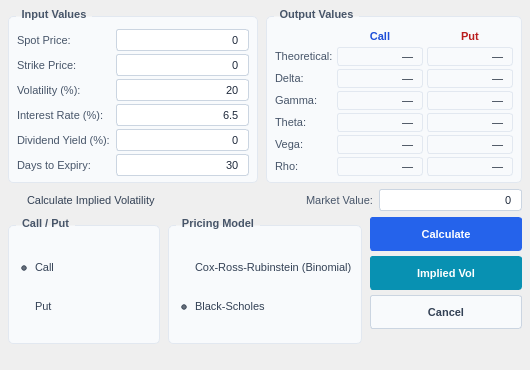
<?xml version="1.0" encoding="UTF-8"?>
<ui version="4.0">
 <class>OptionCalculatorWindow</class>
 <widget class="QWidget" name="OptionCalculatorWindow">
  <property name="geometry">
   <rect><x>0</x><y>0</y><width>530</width><height>370</height></rect>
  </property>
  <property name="minimumSize">
   <size><width>480</width><height>340</height></size>
  </property>
  <property name="windowTitle">
   <string>Option Calculator</string>
  </property>
  <property name="styleSheet">
   <string notr="true">
/* ── root ────────────────────────────────────────── */
OptionCalculatorWindow {
    background-color: #ffffff;
}

/* ── group boxes ─────────────────────────────────── */
QGroupBox {
    background-color: #f8fafc;
    border: 1px solid #e2e8f0;
    border-radius: 5px;
    margin-top: 8px;
    padding-top: 2px;
    font-size: 11px;
    font-weight: 600;
    color: #475569;
}
QGroupBox::title {
    subcontrol-origin: margin;
    subcontrol-position: top left;
    left: 8px;
    padding: 0 4px;
    color: #475569;
}

/* ── form row labels ────────────────────────────── */
QLabel {
    color: #475569;
    font-size: 11px;
    background: transparent;
}

/* ── column headers ──────────────────────────────── */
QLabel#labelCallHeader {
    color: #1d4ed8;
    font-weight: 700;
    font-size: 11px;
    background: transparent;
}
QLabel#labelPutHeader {
    color: #b91c1c;
    font-weight: 700;
    font-size: 11px;
    background: transparent;
}

/* ── error label ─────────────────────────────────── */
QLabel#m_errorLabel {
    color: #dc2626;
    font-size: 10px;
    background: transparent;
}

/* ── input line edits ────────────────────────────── */
QLineEdit {
    background-color: #ffffff;
    color: #1e293b;
    border: 1px solid #cbd5e1;
    border-radius: 3px;
    padding: 2px 6px;
    font-size: 11px;
    selection-background-color: #dbeafe;
}
QLineEdit:focus {
    border-color: #3b82f6;
}
QLineEdit[readOnly="true"] {
    background-color: #f1f5f9;
    color: #64748b;
    border-color: #e2e8f0;
}

/* ── radio buttons / checkboxes ──────────────────── */
QRadioButton {
    color: #334155;
    font-size: 11px;
    spacing: 5px;
    background: transparent;
}
QRadioButton::indicator { width: 13px; height: 13px; }
QCheckBox {
    color: #334155;
    font-size: 11px;
    spacing: 5px;
    background: transparent;
}

/* ── base button ─────────────────────────────────── */
QPushButton {
    background-color: #f8fafc;
    color: #334155;
    border: 1px solid #cbd5e1;
    border-radius: 3px;
    padding: 4px 12px;
    font-size: 11px;
    font-weight: 500;
    min-height: 24px;
}
QPushButton:hover   { background-color: #f1f5f9; border-color: #94a3b8; }
QPushButton:pressed { background-color: #e2e8f0; }

/* ── Calculate ───────────────────────────────────── */
QPushButton#m_calculateBtn {
    background-color: #2563eb;
    color: #ffffff;
    border-color: #2563eb;
}
QPushButton#m_calculateBtn:hover   { background-color: #1d4ed8; border-color: #1d4ed8; }
QPushButton#m_calculateBtn:pressed { background-color: #1e40af; }

/* ── Implied Vol ─────────────────────────────────── */
QPushButton#m_impliedVolBtn {
    background-color: #0891b2;
    color: #ffffff;
    border-color: #0891b2;
}
QPushButton#m_impliedVolBtn:hover   { background-color: #0e7490; border-color: #0e7490; }
QPushButton#m_impliedVolBtn:pressed { background-color: #155e75; }
   </string>
  </property>

  <!-- ═══════════════════════════════════════════════════════
       MAIN LAYOUT
  ════════════════════════════════════════════════════════ -->
  <layout class="QVBoxLayout" name="mainLayout">
   <property name="spacing"><number>6</number></property>
   <property name="leftMargin"><number>8</number></property>
   <property name="topMargin"><number>8</number></property>
   <property name="rightMargin"><number>8</number></property>
   <property name="bottomMargin"><number>8</number></property>

   <!-- ── TOP ROW: Input │ Output ─────────────────────── -->
   <item>
    <layout class="QHBoxLayout" name="topRow">
     <property name="spacing"><number>8</number></property>

     <!-- INPUT GROUP -->
     <item>
      <widget class="QGroupBox" name="groupInput">
       <property name="title"><string>Input Values</string></property>
       <layout class="QFormLayout" name="formInput">
        <property name="horizontalSpacing"><number>6</number></property>
        <property name="verticalSpacing"><number>3</number></property>
        <property name="leftMargin"><number>8</number></property>
        <property name="topMargin"><number>10</number></property>
        <property name="rightMargin"><number>8</number></property>
        <property name="bottomMargin"><number>6</number></property>

        <item row="0" column="0"><widget class="QLabel" name="label_spot"><property name="text"><string>Spot Price:</string></property></widget></item>
        <item row="0" column="1">
         <widget class="QLineEdit" name="m_spotPriceEdit">
          <property name="text"><string>0</string></property>
          <property name="alignment"><set>Qt::AlignRight|Qt::AlignVCenter</set></property>
         </widget>
        </item>

        <item row="1" column="0"><widget class="QLabel" name="label_strike"><property name="text"><string>Strike Price:</string></property></widget></item>
        <item row="1" column="1">
         <widget class="QLineEdit" name="m_strikePriceEdit">
          <property name="text"><string>0</string></property>
          <property name="alignment"><set>Qt::AlignRight|Qt::AlignVCenter</set></property>
         </widget>
        </item>

        <item row="2" column="0"><widget class="QLabel" name="label_vol"><property name="text"><string>Volatility (%):</string></property></widget></item>
        <item row="2" column="1">
         <widget class="QLineEdit" name="m_volatilityEdit">
          <property name="text"><string>20</string></property>
          <property name="alignment"><set>Qt::AlignRight|Qt::AlignVCenter</set></property>
         </widget>
        </item>

        <item row="3" column="0"><widget class="QLabel" name="label_rate"><property name="text"><string>Interest Rate (%):</string></property></widget></item>
        <item row="3" column="1">
         <widget class="QLineEdit" name="m_interestRateEdit">
          <property name="text"><string>6.5</string></property>
          <property name="alignment"><set>Qt::AlignRight|Qt::AlignVCenter</set></property>
         </widget>
        </item>

        <item row="4" column="0"><widget class="QLabel" name="label_div"><property name="text"><string>Dividend Yield (%):</string></property></widget></item>
        <item row="4" column="1">
         <widget class="QLineEdit" name="m_dividendYieldEdit">
          <property name="text"><string>0</string></property>
          <property name="alignment"><set>Qt::AlignRight|Qt::AlignVCenter</set></property>
         </widget>
        </item>

        <item row="5" column="0"><widget class="QLabel" name="label_days"><property name="text"><string>Days to Expiry:</string></property></widget></item>
        <item row="5" column="1">
         <widget class="QLineEdit" name="m_daysUntilExpirationEdit">
          <property name="text"><string>30</string></property>
          <property name="alignment"><set>Qt::AlignRight|Qt::AlignVCenter</set></property>
         </widget>
        </item>
       </layout>
      </widget>
     </item>

     <!-- OUTPUT GROUP -->
     <item>
      <widget class="QGroupBox" name="groupOutput">
       <property name="title"><string>Output Values</string></property>
       <layout class="QGridLayout" name="gridOutput">
        <property name="horizontalSpacing"><number>4</number></property>
        <property name="verticalSpacing"><number>3</number></property>
        <property name="leftMargin"><number>8</number></property>
        <property name="topMargin"><number>10</number></property>
        <property name="rightMargin"><number>8</number></property>
        <property name="bottomMargin"><number>6</number></property>

        <!-- Column headers -->
        <item row="0" column="1">
         <widget class="QLabel" name="labelCallHeader">
          <property name="text"><string>Call</string></property>
          <property name="alignment"><set>Qt::AlignCenter</set></property>
         </widget>
        </item>
        <item row="0" column="2">
         <widget class="QLabel" name="labelPutHeader">
          <property name="text"><string>Put</string></property>
          <property name="alignment"><set>Qt::AlignCenter</set></property>
         </widget>
        </item>

        <!-- Theoretical -->
        <item row="1" column="0"><widget class="QLabel" name="labelRowTheo"><property name="text"><string>Theoretical:</string></property></widget></item>
        <item row="1" column="1"><widget class="QLabel" name="m_callTheoPriceLabel"><property name="text"><string>—</string></property><property name="alignment"><set>Qt::AlignRight|Qt::AlignVCenter</set></property><property name="styleSheet"><string>QLabel{background:#f8fafc;border:1px solid #e2e8f0;border-radius:3px;padding:2px 6px;font-size:11px;color:#1e293b;min-width:72px;}</string></property></widget></item>
        <item row="1" column="2"><widget class="QLabel" name="m_putTheoPriceLabel"><property name="text"><string>—</string></property><property name="alignment"><set>Qt::AlignRight|Qt::AlignVCenter</set></property><property name="styleSheet"><string>QLabel{background:#f8fafc;border:1px solid #e2e8f0;border-radius:3px;padding:2px 6px;font-size:11px;color:#1e293b;min-width:72px;}</string></property></widget></item>

        <!-- Delta -->
        <item row="2" column="0"><widget class="QLabel" name="labelRowDelta"><property name="text"><string>Delta:</string></property></widget></item>
        <item row="2" column="1"><widget class="QLabel" name="m_callDeltaLabel"><property name="text"><string>—</string></property><property name="alignment"><set>Qt::AlignRight|Qt::AlignVCenter</set></property><property name="styleSheet"><string>QLabel{background:#f8fafc;border:1px solid #e2e8f0;border-radius:3px;padding:2px 6px;font-size:11px;color:#1e293b;min-width:72px;}</string></property></widget></item>
        <item row="2" column="2"><widget class="QLabel" name="m_putDeltaLabel"><property name="text"><string>—</string></property><property name="alignment"><set>Qt::AlignRight|Qt::AlignVCenter</set></property><property name="styleSheet"><string>QLabel{background:#f8fafc;border:1px solid #e2e8f0;border-radius:3px;padding:2px 6px;font-size:11px;color:#1e293b;min-width:72px;}</string></property></widget></item>

        <!-- Gamma -->
        <item row="3" column="0"><widget class="QLabel" name="labelRowGamma"><property name="text"><string>Gamma:</string></property></widget></item>
        <item row="3" column="1"><widget class="QLabel" name="m_callGammaLabel"><property name="text"><string>—</string></property><property name="alignment"><set>Qt::AlignRight|Qt::AlignVCenter</set></property><property name="styleSheet"><string>QLabel{background:#f8fafc;border:1px solid #e2e8f0;border-radius:3px;padding:2px 6px;font-size:11px;color:#1e293b;min-width:72px;}</string></property></widget></item>
        <item row="3" column="2"><widget class="QLabel" name="m_putGammaLabel"><property name="text"><string>—</string></property><property name="alignment"><set>Qt::AlignRight|Qt::AlignVCenter</set></property><property name="styleSheet"><string>QLabel{background:#f8fafc;border:1px solid #e2e8f0;border-radius:3px;padding:2px 6px;font-size:11px;color:#1e293b;min-width:72px;}</string></property></widget></item>

        <!-- Theta -->
        <item row="4" column="0"><widget class="QLabel" name="labelRowTheta"><property name="text"><string>Theta:</string></property></widget></item>
        <item row="4" column="1"><widget class="QLabel" name="m_callThetaLabel"><property name="text"><string>—</string></property><property name="alignment"><set>Qt::AlignRight|Qt::AlignVCenter</set></property><property name="styleSheet"><string>QLabel{background:#f8fafc;border:1px solid #e2e8f0;border-radius:3px;padding:2px 6px;font-size:11px;color:#1e293b;min-width:72px;}</string></property></widget></item>
        <item row="4" column="2"><widget class="QLabel" name="m_putThetaLabel"><property name="text"><string>—</string></property><property name="alignment"><set>Qt::AlignRight|Qt::AlignVCenter</set></property><property name="styleSheet"><string>QLabel{background:#f8fafc;border:1px solid #e2e8f0;border-radius:3px;padding:2px 6px;font-size:11px;color:#1e293b;min-width:72px;}</string></property></widget></item>

        <!-- Vega -->
        <item row="5" column="0"><widget class="QLabel" name="labelRowVega"><property name="text"><string>Vega:</string></property></widget></item>
        <item row="5" column="1"><widget class="QLabel" name="m_callVegaLabel"><property name="text"><string>—</string></property><property name="alignment"><set>Qt::AlignRight|Qt::AlignVCenter</set></property><property name="styleSheet"><string>QLabel{background:#f8fafc;border:1px solid #e2e8f0;border-radius:3px;padding:2px 6px;font-size:11px;color:#1e293b;min-width:72px;}</string></property></widget></item>
        <item row="5" column="2"><widget class="QLabel" name="m_putVegaLabel"><property name="text"><string>—</string></property><property name="alignment"><set>Qt::AlignRight|Qt::AlignVCenter</set></property><property name="styleSheet"><string>QLabel{background:#f8fafc;border:1px solid #e2e8f0;border-radius:3px;padding:2px 6px;font-size:11px;color:#1e293b;min-width:72px;}</string></property></widget></item>

        <!-- Rho -->
        <item row="6" column="0"><widget class="QLabel" name="labelRowRho"><property name="text"><string>Rho:</string></property></widget></item>
        <item row="6" column="1"><widget class="QLabel" name="m_callRhoLabel"><property name="text"><string>—</string></property><property name="alignment"><set>Qt::AlignRight|Qt::AlignVCenter</set></property><property name="styleSheet"><string>QLabel{background:#f8fafc;border:1px solid #e2e8f0;border-radius:3px;padding:2px 6px;font-size:11px;color:#1e293b;min-width:72px;}</string></property></widget></item>
        <item row="6" column="2"><widget class="QLabel" name="m_putRhoLabel"><property name="text"><string>—</string></property><property name="alignment"><set>Qt::AlignRight|Qt::AlignVCenter</set></property><property name="styleSheet"><string>QLabel{background:#f8fafc;border:1px solid #e2e8f0;border-radius:3px;padding:2px 6px;font-size:11px;color:#1e293b;min-width:72px;}</string></property></widget></item>
       </layout>
      </widget>
     </item>

    </layout>
   </item>

   <!-- ── IV ROW ───────────────────────────────────────── -->
   <item>
    <layout class="QHBoxLayout" name="ivRow">
     <property name="spacing"><number>6</number></property>
     <item>
      <widget class="QCheckBox" name="m_calcImpliedVolCheckBox">
       <property name="text"><string>Calculate Implied Volatility</string></property>
      </widget>
     </item>
     <item>
      <spacer>
       <property name="orientation"><enum>Qt::Horizontal</enum></property>
       <property name="sizeHint" stdset="0"><size><width>40</width><height>20</height></size></property>
      </spacer>
     </item>
     <item>
      <widget class="QLabel" name="labelAmv">
       <property name="text"><string>Market Value:</string></property>
      </widget>
     </item>
     <item>
      <widget class="QLineEdit" name="m_actualMarketValueEdit">
       <property name="text"><string>0</string></property>
       <property name="maximumWidth"><number>90</number></property>
       <property name="alignment"><set>Qt::AlignRight|Qt::AlignVCenter</set></property>
      </widget>
     </item>
    </layout>
   </item>

   <!-- ── BOTTOM ROW: Call/Put │ Model │ Buttons ────────── -->
   <item>
    <layout class="QHBoxLayout" name="bottomRow">
     <property name="spacing"><number>8</number></property>

     <!-- Call / Put -->
     <item>
      <widget class="QGroupBox" name="groupCallPut">
       <property name="title"><string>Call / Put</string></property>
       <property name="minimumWidth"><number>85</number></property>
       <layout class="QVBoxLayout" name="vboxCallPut">
        <property name="spacing"><number>3</number></property>
        <property name="leftMargin"><number>8</number></property>
        <property name="topMargin"><number>10</number></property>
        <property name="rightMargin"><number>8</number></property>
        <property name="bottomMargin"><number>6</number></property>
        <item>
         <widget class="QRadioButton" name="m_callRadio">
          <property name="text"><string>Call</string></property>
          <property name="checked"><bool>true</bool></property>
         </widget>
        </item>
        <item>
         <widget class="QRadioButton" name="m_putRadio">
          <property name="text"><string>Put</string></property>
         </widget>
        </item>
       </layout>
      </widget>
     </item>

     <!-- Pricing Model -->
     <item>
      <widget class="QGroupBox" name="groupMethod">
       <property name="title"><string>Pricing Model</string></property>
       <layout class="QVBoxLayout" name="vboxMethod">
        <property name="spacing"><number>3</number></property>
        <property name="leftMargin"><number>8</number></property>
        <property name="topMargin"><number>10</number></property>
        <property name="rightMargin"><number>8</number></property>
        <property name="bottomMargin"><number>6</number></property>
        <item>
         <widget class="QRadioButton" name="m_binomialRadio">
          <property name="text"><string>Cox-Ross-Rubinstein (Binomial)</string></property>
          <property name="enabled"><bool>false</bool></property>
         </widget>
        </item>
        <item>
         <widget class="QRadioButton" name="m_blackScholesRadio">
          <property name="text"><string>Black-Scholes</string></property>
          <property name="checked"><bool>true</bool></property>
         </widget>
        </item>
       </layout>
      </widget>
     </item>

     <!-- Action Buttons -->
     <item>
      <layout class="QVBoxLayout" name="vboxButtons">
       <property name="spacing"><number>5</number></property>
       <item>
        <widget class="QPushButton" name="m_calculateBtn">
         <property name="text"><string>Calculate</string></property>
         <property name="toolTip"><string>Calculate option price &amp; Greeks  (Alt+C)</string></property>
         <property name="minimumWidth"><number>110</number></property>
         <property name="shortcut"><string>Alt+C</string></property>
        </widget>
       </item>
       <item>
        <widget class="QPushButton" name="m_impliedVolBtn">
         <property name="text"><string>Implied Vol</string></property>
         <property name="toolTip"><string>Calculate implied volatility  (Alt+V)</string></property>
         <property name="minimumWidth"><number>110</number></property>
         <property name="shortcut"><string>Alt+V</string></property>
        </widget>
       </item>
       <item>
        <widget class="QPushButton" name="m_cancelBtn">
         <property name="text"><string>Cancel</string></property>
         <property name="minimumWidth"><number>110</number></property>
        </widget>
       </item>
       <item>
        <spacer>
         <property name="orientation"><enum>Qt::Vertical</enum></property>
         <property name="sizeHint" stdset="0"><size><width>20</width><height>10</height></size></property>
        </spacer>
       </item>
      </layout>
     </item>

    </layout>
   </item>

   <!-- ── ERROR LABEL ────────────────────────────────────── -->
   <item>
    <widget class="QLabel" name="m_errorLabel">
     <property name="text"><string/></property>
     <property name="wordWrap"><bool>true</bool></property>
    </widget>
   </item>

  </layout>
 </widget>
 <resources/>
 <connections/>
</ui>
